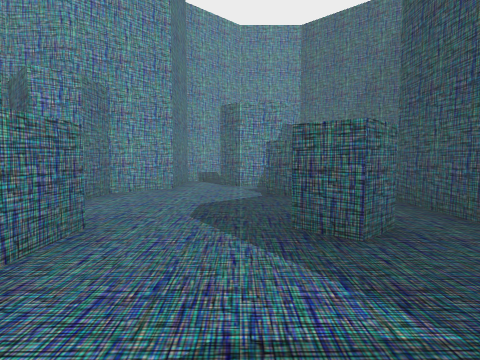
view 1 (above)

24 first-person views from a walk through a 3-D level made in the Unity game engine. The camera is 0.68 m above the floor, tilts 4° down and sees 75° across. The floor is counted in squares, 1 m on a side. Each view is taken from the middle of a square. On the plan, view 1 faces up. The plan holds only what a view shows up to about 10 squares ahead; the rest is blank. The player character is not drawn.

view 2
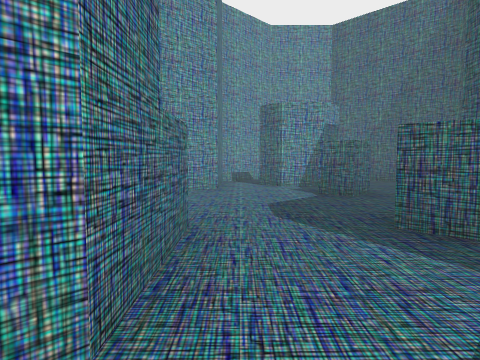

view 3
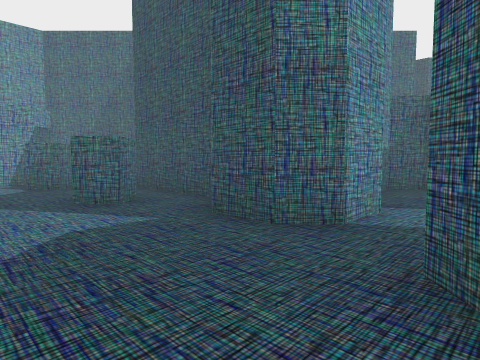

view 4
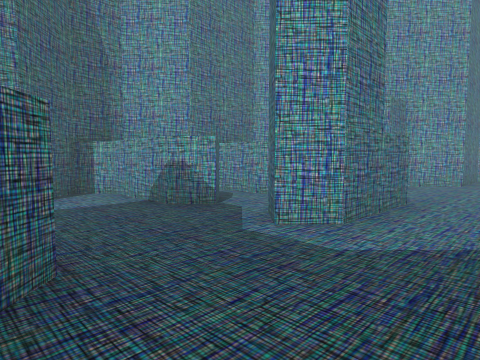

view 5
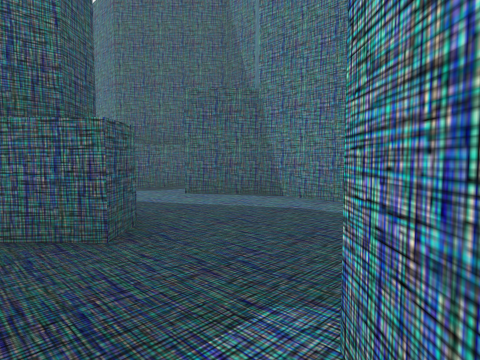

view 6
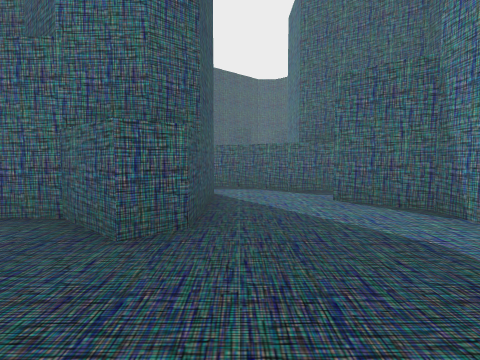

view 7
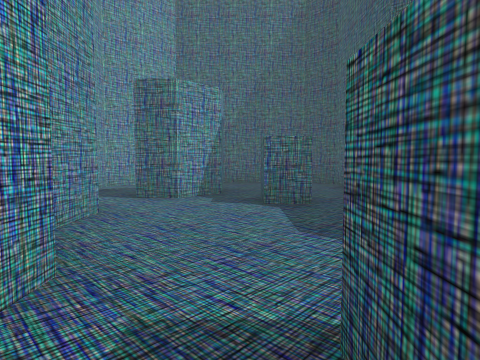

view 8
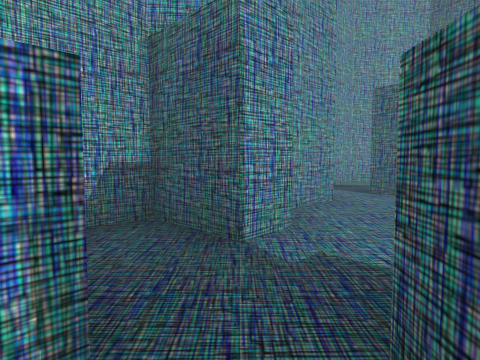

view 9
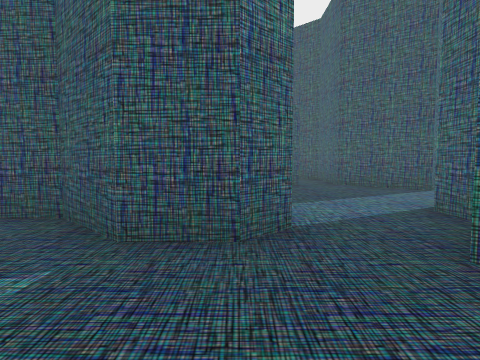

view 10
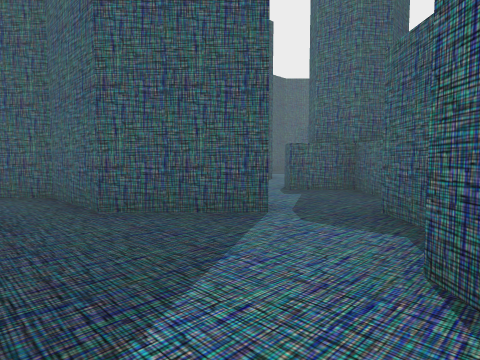

view 11
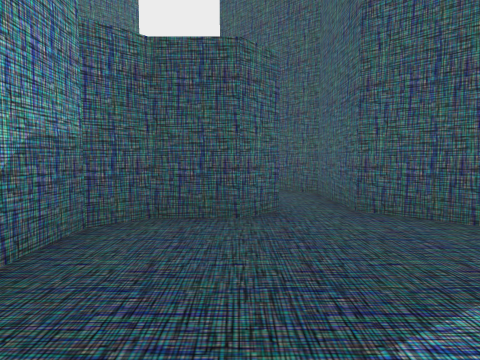

view 12
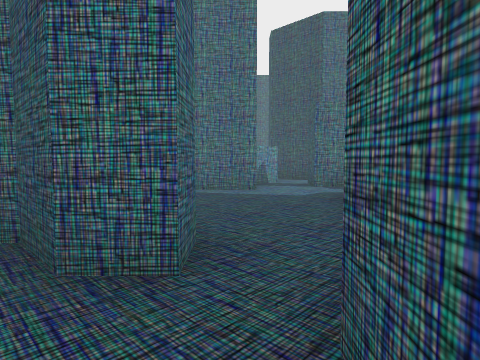

view 13
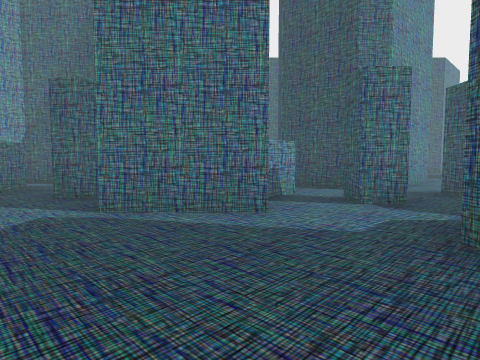

view 14
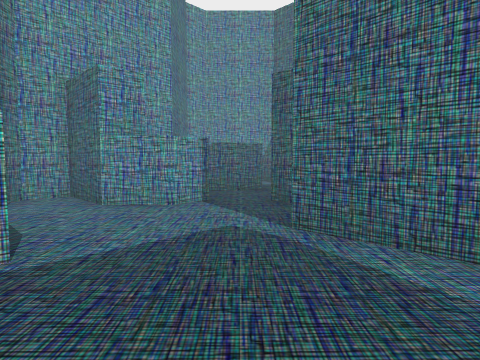

view 15
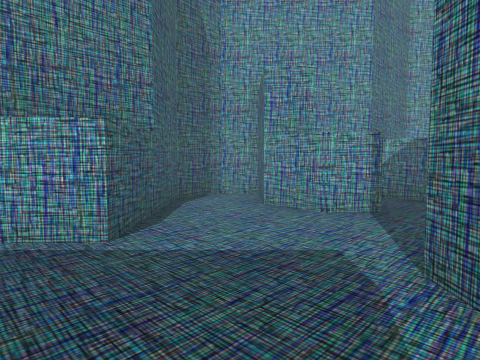

view 16
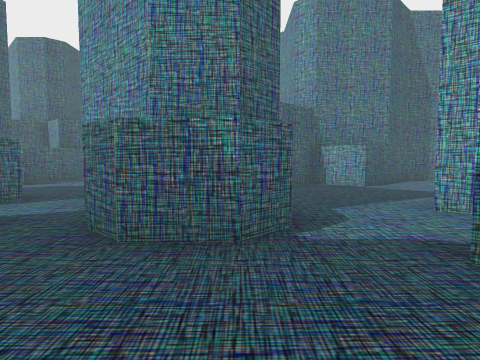

view 17
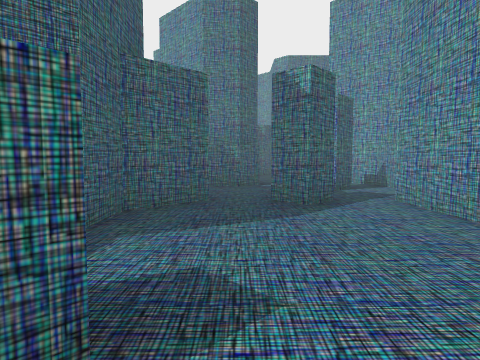

view 18
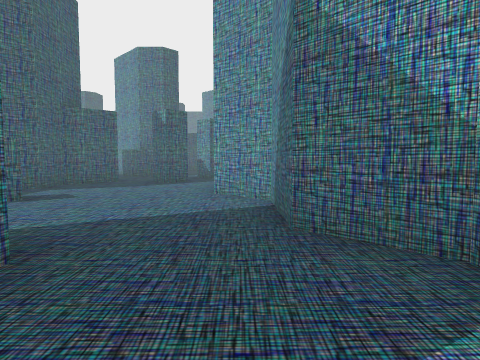

view 19
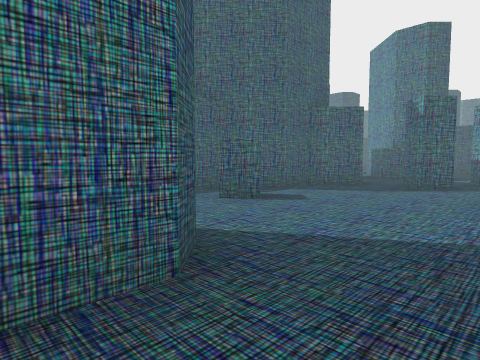

view 20
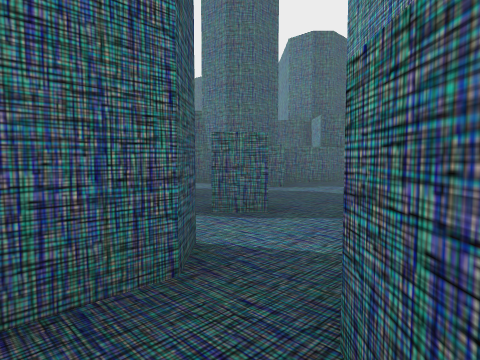

view 21
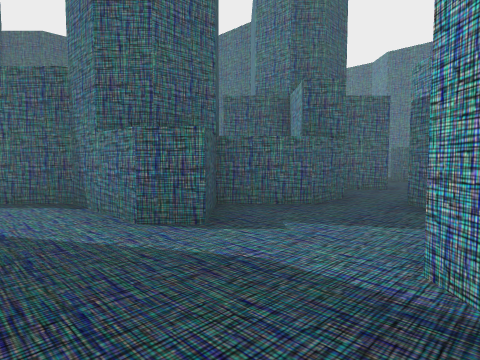

view 22
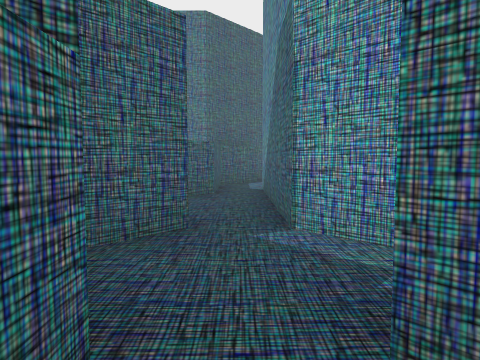

view 23
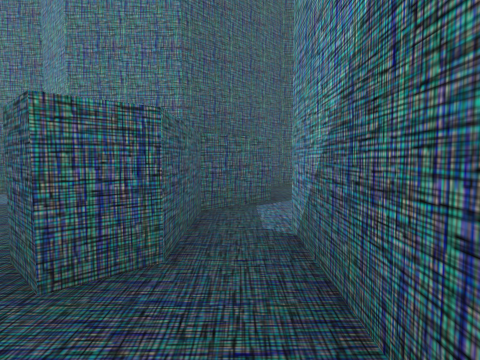

view 24
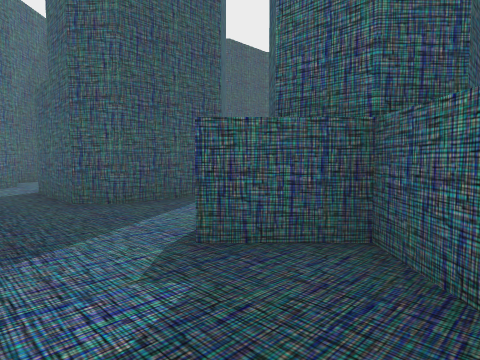

### Floor plan
Key: @ floor where view 1 was taken; # wall or solid block; . floor; ^ raised ledge.
Columns run from 7 left of view 1 to 24 right of it. Each row starts with its distance up from view 1.
 11       ###
 10      ##.  ##     ##
  9      #.. ..#     .#
  8      #.##...#    .
  7     ##......#  ##.
  6   ###...#..####...
  5   #.#.....###.##.#
  4    .......###.....    #     ##
  3   ##.#..#.# ##...####.#   ###..
  2   ...#....#  ##...#...####......
  1 ####.#...## ###.....#..........
  0 #......@.##...#.......#......##
 -1 ##............#...##.........
 -2  #...#..#........###..#...#.
 -3  ##..######...####... ###..
 -4   #..### ###.##....##    ##
 -5 #....#####.#.....#.
 -6 ##^##................#
 -7     ###..######..###...#
 -8      ..      ##..#
 -9               ##.
-10                #

Positions as (right, up) in squares from view 1, and headings:
1: (0, 0), facing up
2: (-1, 0), facing up
3: (-1, -2), facing up-right
4: (0, -2), facing up-left
5: (-1, 1), facing down-left
6: (-3, 1), facing down
7: (-3, 3), facing up-right
8: (-3, 2), facing up
9: (-1, 0), facing right
10: (3, -1), facing down-right
11: (3, -1), facing right
12: (6, -3), facing up-right
13: (8, -1), facing up-right
14: (9, 0), facing up
15: (10, 1), facing up-left
16: (15, -1), facing left
17: (20, -1), facing left
18: (24, 2), facing left
19: (23, 2), facing down-left
20: (13, -2), facing down-left
21: (9, -4), facing down-left
22: (5, -6), facing left
23: (1, -6), facing left
24: (5, -5), facing down-right
